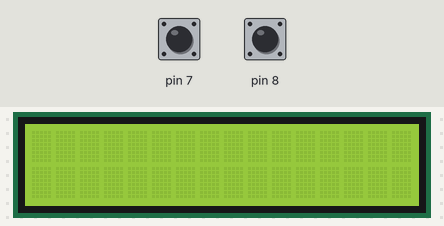
A sketch run on a simulated Arduino Uno, built with avr-gcc and run on an emulated ATmega328P. On the bench: 16×2 character LCD. Inputs (shaded band) come from the test bench; at power-on: pin 7 HIGH, pin 8 HIGH.

Above: at 1.2 s.
1.3 s: pin 7 pulled LOW for 3.2 s
At 4.9 s:
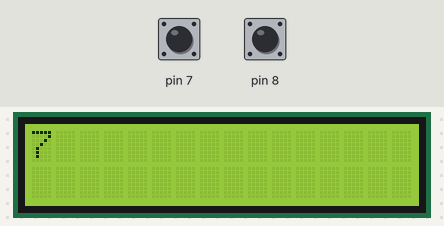
6.0 s: pin 7 pulled LOW for 0.15 s
At 6.8 s:
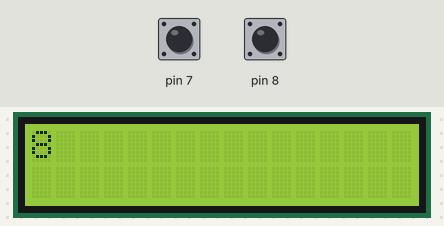
Timing chart, 0 to 9.0 s (numbered marks = the images above; inputs shaded):
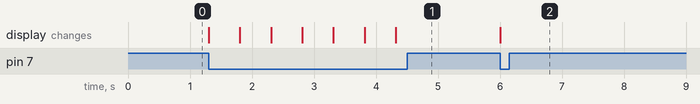

Measured:
- after the input at 1.3 s, the display: first changes at once (image 1 shows a later state)
- after the input at 6.0 s, the display: changes at once (image 2)

The sketch:

lcd_4.ino
```cpp
#include <LiquidCrystal.h>
// initialize the library by associating any needed LCD interface pin
// with the arduino pin number it is connected to
const int rs = 12, en = 11, d4 = 5, d5 = 4, d6 = 3, d7 = 2;
LiquidCrystal lcd(rs, en, d4, d5, d6, d7);

byte gulenYuz[8] = {
  B00000,
  B10001,
  B00000,
  B00000,
  B10001,
  B01110,
  B00000,
};

uint8_t zil[8] = {0x4, 0xe, 0xe, 0xe, 0x1f, 0x0, 0x4};

int sayac = 0;

void setup() {
  // put your setup code here, to run once:
  lcd.begin(16, 2);
  lcd.createChar(0, gulenYuz);//0-7 arasında tanımlama yapılabilir
  lcd.createChar(1, zil);

  lcd.setCursor(0, 0);  //sutun, satır

  pinMode(7,INPUT_PULLUP);
  pinMode(8,INPUT_PULLUP);

}

void loop() {
  // put your main code here, to run repeatedly:
  //lcd.print("A");
  //delay(250);
  int deger = digitalRead(7);
  if(deger==0)//btn basıldı
  {
    sayac++;
    silSatir(0);
    //sil(0,0,3);
    lcd.setCursor(0,0);
    lcd.print(sayac);
    delay(500);
  }

  int btn2 = digitalRead(8);
  if(btn2==0)
  {
    sayac=0;
    delay(250);
  }

}
void silSatir(int satir) {
  lcd.setCursor(0, satir);
  lcd.print("                ");
}

void sil(int sutun, int satir, int uzunluk) {
  lcd.setCursor(sutun, satir);
  for (int i = 0; i < uzunluk; i++)
    lcd.print(" ");
}
```
